Frame 1 (no input): blank canvas, image omitted
Frame 60 (no input): blank canvas, image omitted
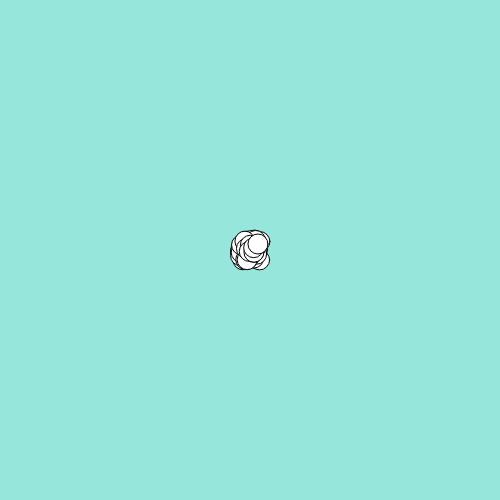
Frame 120 (the mouse pressed at the canvas centre since frame 60)

The p5.js sketch whose frames 1 and 60 were blank and that drew this single picture after the mouse press (run headless with seeded random() and noise() and a simulated clock; from frame 60 on, the mouse is pressed at the canvas centre):

// p5.js sketch
// ── sketch.js
/*
En este caso la función dibujaCirculo() que creamos nosotros
 va a dibujar algo, una elipse en este caso.
 Noten que esta función recibe 2 parámetros (float x, float y)
 
 Para este ejemplo le vamos a entregar 2 números: mouseX y mouseY
 que se van a usar para dar posicion a la elipse,
 pero podría ser cualquier par de números que queramos. */

var posX;
var posY;

function setup() {
  createCanvas(500, 500);
  background(150, 230, 220); //colorizamos fondo
}

function draw() {
  //condicional, solo llama a la funcion cuando hay mousePressed
  if (mouseIsPressed) {
    dibujaCirculo(mouseX, mouseY); //llamamos a la funcion dibujaCirculo() en cada cuadro


    /*En vez de dibujar en mouse la línea de abajo llama a la función para
     dibujar en cualquier parte del canvas.
     Eso es porque le damos 2 numeros random, la funcion las recibe y lo usa para posicionar la elipse.
     Des-comentar la línea de abajo para ver como funciona
     */
    //dibujaCirculo(random(width), random(height));
  }
}

/*
 La siguiente funcion dibuja un circulo
 Necesita dos parametros: x e y 
 Los numeros entrantes se usan para posicionar y dibujar una elipse
 */

function dibujaCirculo(x, y) {
  x += random(-10, 10);
  y += random(-10, 10);
  ellipse(x, y, 20, 20);
}
